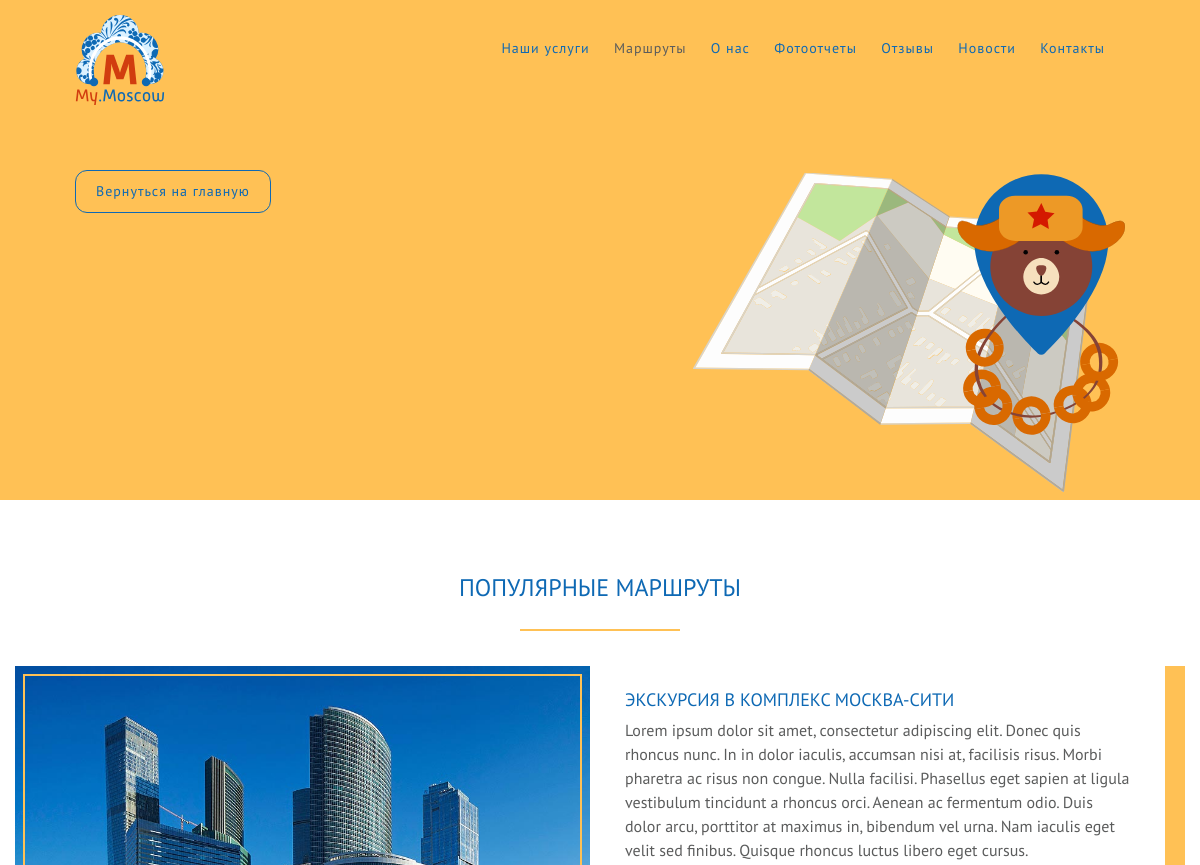
/routs.php (upper part), run on an earlier commit of the app's database.
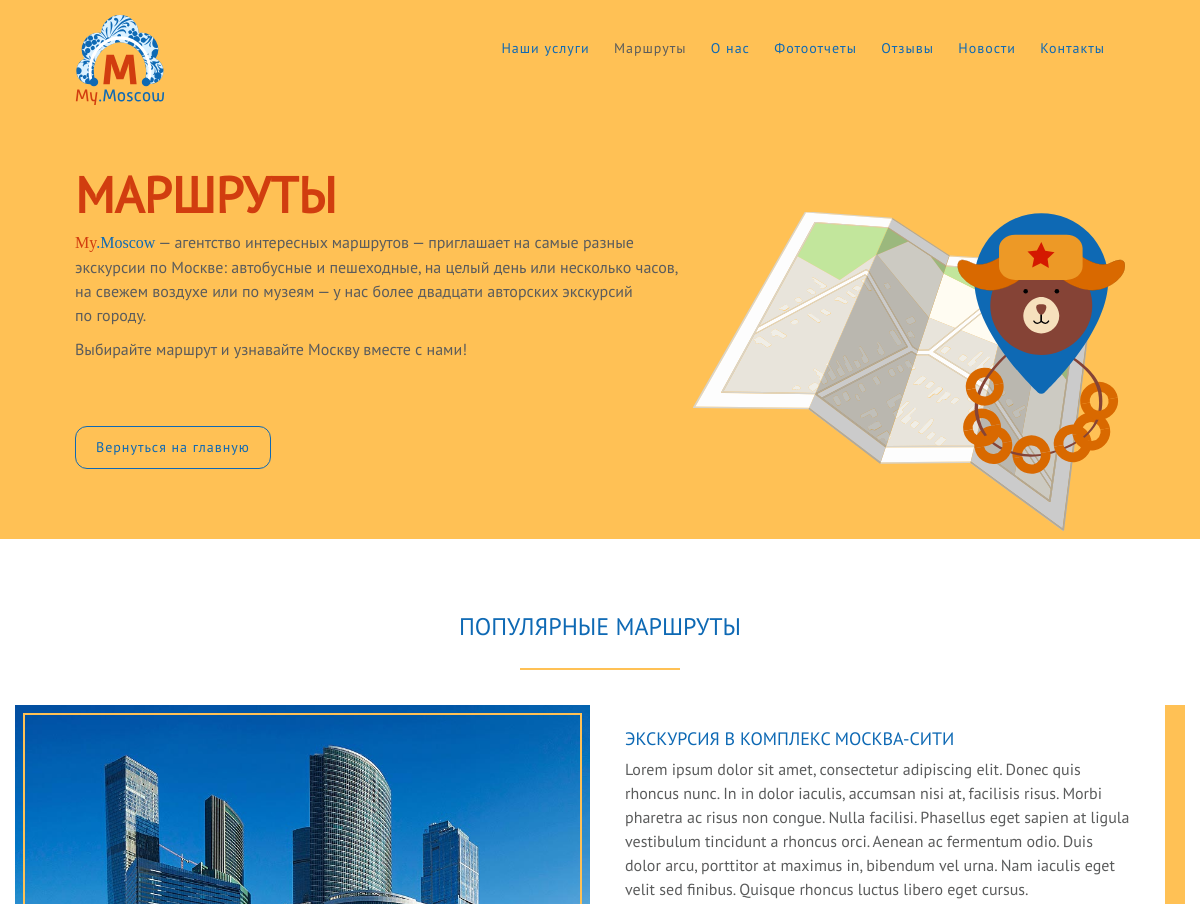
And on a later commit of the database.
### tables this page shows
CREATE TABLE `pages_all_intro` (
  `id` int(10) NOT NULL,
  `page_name` varchar(50) NOT NULL,
  `title` varchar(100) NOT NULL,
  `description` varchar(1000) DEFAULT NULL
);

### config/myFunctions.php (called while the page is built, shortened)
<?php
function getData($db, $select, $from)
{
    $query = "SELECT $select FROM $from";
    $result = mysqli_query($db, $query);
    return $result;
}

### routs.php (the view, shortened to what this page needs)
<?php
    include_once($_SERVER['DOCUMENT_ROOT'] . '/modules/header.php');
?>
<main>
    <section class="wrapperRoutsPOP">
        <h2>Популярные маршруты</h2>
        <?php
            $resultRouts = getData($db, '*', 'routs');
            while($row = mysqli_fetch_assoc($resultRouts)):
        ?>
            <div class="rout">
                <img class="routImage mCity" src="images/routs/<?= $row['image'] ?>" alt="<?= $row['altText'] ?>">
                <div class="routText">
                    <h3><?= $row['routName'] ?></h3>
                    <?= $row['routDescription'] ?>
                </div>
            </div>
        <?php endwhile; ?>
    </section>
</main>
<?php
    include_once($_SERVER['DOCUMENT_ROOT']) . '/modules/footer.php';
?>

### modules/header.php (shortened to what this page needs)
<?php
    include_once($_SERVER['DOCUMENT_ROOT'] . '/config/myFunctions.php');
    include_once($_SERVER['DOCUMENT_ROOT'] . '/config/config.php');
    $anchors = '/';
    $bg = '';
    $button = 'Вернуться на главную';
    $classContacts = '';
    $classRouts = '';
    $hrefButton = '/';
    $hrefContacts = 'contacts.php';
    $hrefMain = '/';
    $hrefRouts = 'routs.php';
    $page = 'main';
    switch ($_SERVER['REQUEST_URI']) {
        case '/routs.php':
            $page = 'routs';
            $bg = 'bgRouts';
            $hrefRouts = '#';
            $classRouts = 'class = "notActive"';
        break;
    }
    $query = "SELECT * FROM `pages_all_intro` WHERE `page_name` = '{$page}'";
    $result = mysqli_query($db, $query);
    $row = mysqli_fetch_assoc($result);
?>
<?php
    include_once($_SERVER['DOCUMENT_ROOT'] . '/modules/head.php');
?>
<body id='top'>
    <section class='topInfo'>
        <div class='wrapperTop <?= $bg ?>'>
            <header>
                <a href='<?= $hrefMain ?>' class='logoI'><img src='images/logo/logo_mixColorText.svg' alt='Logo'></a>
                <nav>
                    <a href="<?= $anchors ?>#service">Наши услуги</a>
                    <a href="<?= $hrefRouts ?>" <?= $classRouts ?>>Маршруты</a>
                    <a href="<?= $anchors ?>#about">О нас</a>
                    <a href="<?= $anchors ?>#foto">Фотоотчеты</a>
                    <a href="<?= $anchors ?>#testimon">Отзывы</a>
                    <a href="#news">Новости</a>
                    <a href="<?= $hrefContacts ?>" <?= $classContacts ?>>Контакты</a>
                </nav>
            </header>
            <div class="textInfo">
                <h1><?= $row['title'] ?></h1>
                <?= $row['description'] ?>
            </div>
            <div>
                <a href="<?= $hrefButton ?>" class="button"><?= $button ?></a>
            </div>
        </div>
    </section>

What changed in the data, as far as the page shows it:
added pages_all_intro: title "МАРШРУТЫ", description "My .Moscow — агентство интересных маршрутов — приглашает на самые разные экскурсии по Москве: автобусные и пешеходные, на целый день или несколько часов, на свежем воздухе или по музеям — у нас более двадцати авторских экскурсий по городу. Выбирайте маршрут и узнавайте Москву вместе с нами!"
